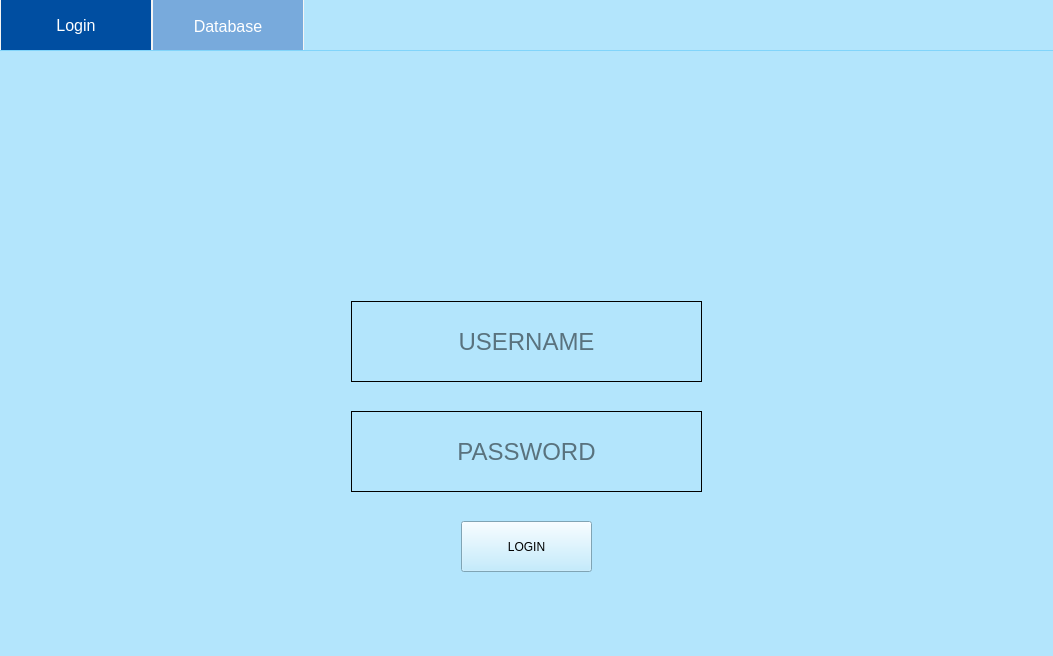
<?xml version="1.0" encoding="UTF-8"?>
<ui version="4.0">
 <class>MainWindow</class>
 <widget class="QMainWindow" name="MainWindow">
  <property name="geometry">
   <rect>
    <x>0</x>
    <y>0</y>
    <width>1053</width>
    <height>656</height>
   </rect>
  </property>
  <property name="minimumSize">
   <size>
    <width>1053</width>
    <height>656</height>
   </size>
  </property>
  <property name="maximumSize">
   <size>
    <width>1053</width>
    <height>656</height>
   </size>
  </property>
  <property name="windowTitle">
   <string>MainWindow</string>
  </property>
  <property name="windowOpacity">
   <double>1.000000000000000</double>
  </property>
  <property name="styleSheet">
   <string notr="true">background-color: #B3E5FC;</string>
  </property>
  <widget class="QWidget" name="Main">
   <widget class="QTabWidget" name="tabWidget">
    <property name="geometry">
     <rect>
      <x>0</x>
      <y>0</y>
      <width>1053</width>
      <height>656</height>
     </rect>
    </property>
    <property name="autoFillBackground">
     <bool>false</bool>
    </property>
    <property name="styleSheet">
     <string notr="true">QWidget{
		background:#B3E5FC;
}
QTabBar::tab {
		border: 1px solid rgb(244, 244, 244);
		border-top:none;
		border-bottom: none;
		color: white;
		background: rgb(120, 170, 220);
		height: 50px;
		width: 150px;
		min-width: 85px;
		font-size:12pt;
}
QTabBar::tab:hover {
		background: rgb(0, 78, 161);
}
QTabBar::tab:selected {
		color: white;
		background: rgb(0, 78, 161);
}
QLineEdit{
		border: 1px solid black;
		background:transparent;
		selection-background-color: black;
		font-size:18pt;
}
QTabWidget::pane
{
		border-top:1px solid #81D4FA;
}

</string>
    </property>
    <property name="currentIndex">
     <number>0</number>
    </property>
    <property name="usesScrollButtons">
     <bool>false</bool>
    </property>
    <widget class="QWidget" name="tab_1">
     <property name="styleSheet">
      <string notr="true"/>
     </property>
     <attribute name="title">
      <string>Login</string>
     </attribute>
     <widget class="QLineEdit" name="username">
      <property name="geometry">
       <rect>
        <x>351</x>
        <y>250</y>
        <width>351</width>
        <height>81</height>
       </rect>
      </property>
      <property name="mouseTracking">
       <bool>true</bool>
      </property>
      <property name="focusPolicy">
       <enum>Qt::ClickFocus</enum>
      </property>
      <property name="styleSheet">
       <string notr="true"/>
      </property>
      <property name="text">
       <string/>
      </property>
      <property name="alignment">
       <set>Qt::AlignCenter</set>
      </property>
      <property name="placeholderText">
       <string>USERNAME</string>
      </property>
     </widget>
     <widget class="QLineEdit" name="password">
      <property name="geometry">
       <rect>
        <x>351</x>
        <y>360</y>
        <width>351</width>
        <height>81</height>
       </rect>
      </property>
      <property name="mouseTracking">
       <bool>true</bool>
      </property>
      <property name="focusPolicy">
       <enum>Qt::ClickFocus</enum>
      </property>
      <property name="text">
       <string/>
      </property>
      <property name="echoMode">
       <enum>QLineEdit::Password</enum>
      </property>
      <property name="alignment">
       <set>Qt::AlignCenter</set>
      </property>
      <property name="placeholderText">
       <string>PASSWORD</string>
      </property>
     </widget>
     <widget class="QPushButton" name="submit">
      <property name="geometry">
       <rect>
        <x>461</x>
        <y>470</y>
        <width>131</width>
        <height>51</height>
       </rect>
      </property>
      <property name="focusPolicy">
       <enum>Qt::ClickFocus</enum>
      </property>
      <property name="text">
       <string>LOGIN</string>
      </property>
     </widget>
     <widget class="QLabel" name="avatar">
      <property name="geometry">
       <rect>
        <x>456</x>
        <y>90</y>
        <width>141</width>
        <height>131</height>
       </rect>
      </property>
      <property name="styleSheet">
       <string notr="true">border:none;
</string>
      </property>
      <property name="text">
       <string/>
      </property>
      <property name="scaledContents">
       <bool>true</bool>
      </property>
     </widget>
    </widget>
    <widget class="QWidget" name="tab_2">
     <property name="font">
      <font>
       <family>Agency FB</family>
       <pointsize>8</pointsize>
      </font>
     </property>
     <property name="styleSheet">
      <string notr="true">QTableWidget
{
	background-color:rgb(206, 206, 206);
}</string>
     </property>
     <attribute name="title">
      <string>Database</string>
     </attribute>
     <widget class="QTableWidget" name="grant">
      <property name="geometry">
       <rect>
        <x>0</x>
        <y>100</y>
        <width>1047</width>
        <height>501</height>
       </rect>
      </property>
      <property name="font">
       <font>
        <pointsize>12</pointsize>
       </font>
      </property>
      <property name="styleSheet">
       <string notr="true">QHeaderView::section{
	border:1px solid black;
	font-size:10pt;
	height:40px;
}</string>
      </property>
      <property name="frameShape">
       <enum>QFrame::StyledPanel</enum>
      </property>
      <property name="frameShadow">
       <enum>QFrame::Sunken</enum>
      </property>
      <property name="lineWidth">
       <number>1</number>
      </property>
      <property name="horizontalScrollBarPolicy">
       <enum>Qt::ScrollBarAlwaysOff</enum>
      </property>
      <property name="autoScroll">
       <bool>true</bool>
      </property>
      <property name="alternatingRowColors">
       <bool>true</bool>
      </property>
      <property name="selectionMode">
       <enum>QAbstractItemView::SingleSelection</enum>
      </property>
      <property name="selectionBehavior">
       <enum>QAbstractItemView::SelectRows</enum>
      </property>
      <property name="textElideMode">
       <enum>Qt::ElideLeft</enum>
      </property>
      <property name="horizontalScrollMode">
       <enum>QAbstractItemView::ScrollPerItem</enum>
      </property>
      <property name="gridStyle">
       <enum>Qt::SolidLine</enum>
      </property>
      <property name="sortingEnabled">
       <bool>true</bool>
      </property>
      <property name="cornerButtonEnabled">
       <bool>true</bool>
      </property>
      <property name="rowCount">
       <number>0</number>
      </property>
      <property name="columnCount">
       <number>5</number>
      </property>
      <attribute name="horizontalHeaderVisible">
       <bool>false</bool>
      </attribute>
      <attribute name="horizontalHeaderCascadingSectionResizes">
       <bool>false</bool>
      </attribute>
      <attribute name="horizontalHeaderMinimumSectionSize">
       <number>31</number>
      </attribute>
      <attribute name="horizontalHeaderDefaultSectionSize">
       <number>210</number>
      </attribute>
      <attribute name="horizontalHeaderHighlightSections">
       <bool>false</bool>
      </attribute>
      <attribute name="horizontalHeaderShowSortIndicator" stdset="0">
       <bool>true</bool>
      </attribute>
      <attribute name="horizontalHeaderStretchLastSection">
       <bool>false</bool>
      </attribute>
      <attribute name="verticalHeaderVisible">
       <bool>false</bool>
      </attribute>
      <attribute name="verticalHeaderHighlightSections">
       <bool>false</bool>
      </attribute>
      <attribute name="verticalHeaderStretchLastSection">
       <bool>false</bool>
      </attribute>
      <column>
       <property name="text">
        <string>Username</string>
       </property>
      </column>
      <column>
       <property name="text">
        <string>Tablename</string>
       </property>
      </column>
      <column>
       <property name="text">
        <string>Readable</string>
       </property>
      </column>
      <column>
       <property name="text">
        <string>Writable</string>
       </property>
      </column>
      <column>
       <property name="text">
        <string>Deletable</string>
       </property>
      </column>
     </widget>
     <widget class="QPushButton" name="add">
      <property name="geometry">
       <rect>
        <x>470</x>
        <y>0</y>
        <width>131</width>
        <height>51</height>
       </rect>
      </property>
      <property name="text">
       <string>Add Item</string>
      </property>
     </widget>
     <widget class="QPushButton" name="del">
      <property name="geometry">
       <rect>
        <x>900</x>
        <y>0</y>
        <width>131</width>
        <height>51</height>
       </rect>
      </property>
      <property name="text">
       <string>Delete Item</string>
      </property>
     </widget>
     <widget class="QComboBox" name="comboBox">
      <property name="geometry">
       <rect>
        <x>0</x>
        <y>0</y>
        <width>131</width>
        <height>51</height>
       </rect>
      </property>
     </widget>
     <widget class="QTableWidget" name="staff">
      <property name="geometry">
       <rect>
        <x>0</x>
        <y>100</y>
        <width>1047</width>
        <height>501</height>
       </rect>
      </property>
      <property name="font">
       <font>
        <pointsize>12</pointsize>
       </font>
      </property>
      <property name="styleSheet">
       <string notr="true">QHeaderView::section{
	border:1px solid black;
	font-size:10pt;
	height:40px;
}</string>
      </property>
      <property name="frameShape">
       <enum>QFrame::StyledPanel</enum>
      </property>
      <property name="frameShadow">
       <enum>QFrame::Sunken</enum>
      </property>
      <property name="lineWidth">
       <number>1</number>
      </property>
      <property name="horizontalScrollBarPolicy">
       <enum>Qt::ScrollBarAlwaysOff</enum>
      </property>
      <property name="autoScroll">
       <bool>true</bool>
      </property>
      <property name="alternatingRowColors">
       <bool>true</bool>
      </property>
      <property name="selectionMode">
       <enum>QAbstractItemView::SingleSelection</enum>
      </property>
      <property name="selectionBehavior">
       <enum>QAbstractItemView::SelectRows</enum>
      </property>
      <property name="textElideMode">
       <enum>Qt::ElideLeft</enum>
      </property>
      <property name="horizontalScrollMode">
       <enum>QAbstractItemView::ScrollPerItem</enum>
      </property>
      <property name="gridStyle">
       <enum>Qt::SolidLine</enum>
      </property>
      <property name="sortingEnabled">
       <bool>true</bool>
      </property>
      <property name="cornerButtonEnabled">
       <bool>true</bool>
      </property>
      <property name="rowCount">
       <number>0</number>
      </property>
      <property name="columnCount">
       <number>2</number>
      </property>
      <attribute name="horizontalHeaderVisible">
       <bool>false</bool>
      </attribute>
      <attribute name="horizontalHeaderCascadingSectionResizes">
       <bool>false</bool>
      </attribute>
      <attribute name="horizontalHeaderMinimumSectionSize">
       <number>31</number>
      </attribute>
      <attribute name="horizontalHeaderDefaultSectionSize">
       <number>523</number>
      </attribute>
      <attribute name="horizontalHeaderHighlightSections">
       <bool>false</bool>
      </attribute>
      <attribute name="horizontalHeaderShowSortIndicator" stdset="0">
       <bool>true</bool>
      </attribute>
      <attribute name="horizontalHeaderStretchLastSection">
       <bool>false</bool>
      </attribute>
      <attribute name="verticalHeaderVisible">
       <bool>false</bool>
      </attribute>
      <attribute name="verticalHeaderHighlightSections">
       <bool>false</bool>
      </attribute>
      <attribute name="verticalHeaderStretchLastSection">
       <bool>false</bool>
      </attribute>
      <column>
       <property name="text">
        <string>StaffID</string>
       </property>
      </column>
      <column>
       <property name="text">
        <string>Name</string>
       </property>
      </column>
     </widget>
     <widget class="QTableWidget" name="supplier">
      <property name="geometry">
       <rect>
        <x>0</x>
        <y>100</y>
        <width>1047</width>
        <height>501</height>
       </rect>
      </property>
      <property name="font">
       <font>
        <pointsize>12</pointsize>
       </font>
      </property>
      <property name="styleSheet">
       <string notr="true">QHeaderView::section{
	border:1px solid black;
	font-size:10pt;
	height:40px;
}</string>
      </property>
      <property name="frameShape">
       <enum>QFrame::StyledPanel</enum>
      </property>
      <property name="frameShadow">
       <enum>QFrame::Sunken</enum>
      </property>
      <property name="lineWidth">
       <number>1</number>
      </property>
      <property name="horizontalScrollBarPolicy">
       <enum>Qt::ScrollBarAlwaysOff</enum>
      </property>
      <property name="autoScroll">
       <bool>true</bool>
      </property>
      <property name="alternatingRowColors">
       <bool>true</bool>
      </property>
      <property name="selectionMode">
       <enum>QAbstractItemView::SingleSelection</enum>
      </property>
      <property name="selectionBehavior">
       <enum>QAbstractItemView::SelectRows</enum>
      </property>
      <property name="textElideMode">
       <enum>Qt::ElideLeft</enum>
      </property>
      <property name="horizontalScrollMode">
       <enum>QAbstractItemView::ScrollPerItem</enum>
      </property>
      <property name="gridStyle">
       <enum>Qt::SolidLine</enum>
      </property>
      <property name="sortingEnabled">
       <bool>true</bool>
      </property>
      <property name="cornerButtonEnabled">
       <bool>true</bool>
      </property>
      <property name="rowCount">
       <number>0</number>
      </property>
      <property name="columnCount">
       <number>4</number>
      </property>
      <attribute name="horizontalHeaderVisible">
       <bool>false</bool>
      </attribute>
      <attribute name="horizontalHeaderCascadingSectionResizes">
       <bool>false</bool>
      </attribute>
      <attribute name="horizontalHeaderMinimumSectionSize">
       <number>31</number>
      </attribute>
      <attribute name="horizontalHeaderDefaultSectionSize">
       <number>262</number>
      </attribute>
      <attribute name="horizontalHeaderHighlightSections">
       <bool>false</bool>
      </attribute>
      <attribute name="horizontalHeaderShowSortIndicator" stdset="0">
       <bool>true</bool>
      </attribute>
      <attribute name="horizontalHeaderStretchLastSection">
       <bool>false</bool>
      </attribute>
      <attribute name="verticalHeaderVisible">
       <bool>false</bool>
      </attribute>
      <attribute name="verticalHeaderHighlightSections">
       <bool>false</bool>
      </attribute>
      <attribute name="verticalHeaderStretchLastSection">
       <bool>false</bool>
      </attribute>
      <column>
       <property name="text">
        <string>SupplierID</string>
       </property>
      </column>
      <column>
       <property name="text">
        <string>Name</string>
       </property>
      </column>
      <column>
       <property name="text">
        <string>Phone</string>
       </property>
      </column>
      <column>
       <property name="text">
        <string>City</string>
       </property>
      </column>
     </widget>
     <widget class="QTableWidget" name="warehouse">
      <property name="geometry">
       <rect>
        <x>0</x>
        <y>100</y>
        <width>1047</width>
        <height>501</height>
       </rect>
      </property>
      <property name="font">
       <font>
        <pointsize>12</pointsize>
       </font>
      </property>
      <property name="styleSheet">
       <string notr="true">QHeaderView::section{
	border:1px solid black;
	font-size:10pt;
	height:40px;
}</string>
      </property>
      <property name="frameShape">
       <enum>QFrame::StyledPanel</enum>
      </property>
      <property name="frameShadow">
       <enum>QFrame::Sunken</enum>
      </property>
      <property name="lineWidth">
       <number>1</number>
      </property>
      <property name="horizontalScrollBarPolicy">
       <enum>Qt::ScrollBarAlwaysOff</enum>
      </property>
      <property name="autoScroll">
       <bool>true</bool>
      </property>
      <property name="alternatingRowColors">
       <bool>true</bool>
      </property>
      <property name="selectionMode">
       <enum>QAbstractItemView::SingleSelection</enum>
      </property>
      <property name="selectionBehavior">
       <enum>QAbstractItemView::SelectRows</enum>
      </property>
      <property name="textElideMode">
       <enum>Qt::ElideLeft</enum>
      </property>
      <property name="horizontalScrollMode">
       <enum>QAbstractItemView::ScrollPerItem</enum>
      </property>
      <property name="gridStyle">
       <enum>Qt::SolidLine</enum>
      </property>
      <property name="sortingEnabled">
       <bool>true</bool>
      </property>
      <property name="cornerButtonEnabled">
       <bool>true</bool>
      </property>
      <property name="rowCount">
       <number>0</number>
      </property>
      <property name="columnCount">
       <number>3</number>
      </property>
      <attribute name="horizontalHeaderVisible">
       <bool>false</bool>
      </attribute>
      <attribute name="horizontalHeaderCascadingSectionResizes">
       <bool>false</bool>
      </attribute>
      <attribute name="horizontalHeaderMinimumSectionSize">
       <number>31</number>
      </attribute>
      <attribute name="horizontalHeaderDefaultSectionSize">
       <number>348</number>
      </attribute>
      <attribute name="horizontalHeaderHighlightSections">
       <bool>false</bool>
      </attribute>
      <attribute name="horizontalHeaderShowSortIndicator" stdset="0">
       <bool>true</bool>
      </attribute>
      <attribute name="horizontalHeaderStretchLastSection">
       <bool>false</bool>
      </attribute>
      <attribute name="verticalHeaderVisible">
       <bool>false</bool>
      </attribute>
      <attribute name="verticalHeaderHighlightSections">
       <bool>false</bool>
      </attribute>
      <attribute name="verticalHeaderStretchLastSection">
       <bool>false</bool>
      </attribute>
      <column>
       <property name="text">
        <string>MedicineID</string>
       </property>
      </column>
      <column>
       <property name="text">
        <string>MedicineName</string>
       </property>
      </column>
      <column>
       <property name="text">
        <string>StockNum</string>
       </property>
      </column>
     </widget>
     <widget class="QTableWidget" name="sales">
      <property name="geometry">
       <rect>
        <x>0</x>
        <y>100</y>
        <width>1047</width>
        <height>501</height>
       </rect>
      </property>
      <property name="font">
       <font>
        <pointsize>12</pointsize>
       </font>
      </property>
      <property name="styleSheet">
       <string notr="true">QHeaderView::section{
	border:1px solid black;
	font-size:10pt;
	height:40px;
}</string>
      </property>
      <property name="frameShape">
       <enum>QFrame::StyledPanel</enum>
      </property>
      <property name="frameShadow">
       <enum>QFrame::Sunken</enum>
      </property>
      <property name="lineWidth">
       <number>1</number>
      </property>
      <property name="horizontalScrollBarPolicy">
       <enum>Qt::ScrollBarAlwaysOff</enum>
      </property>
      <property name="autoScroll">
       <bool>true</bool>
      </property>
      <property name="alternatingRowColors">
       <bool>true</bool>
      </property>
      <property name="selectionMode">
       <enum>QAbstractItemView::SingleSelection</enum>
      </property>
      <property name="selectionBehavior">
       <enum>QAbstractItemView::SelectRows</enum>
      </property>
      <property name="textElideMode">
       <enum>Qt::ElideLeft</enum>
      </property>
      <property name="horizontalScrollMode">
       <enum>QAbstractItemView::ScrollPerItem</enum>
      </property>
      <property name="gridStyle">
       <enum>Qt::SolidLine</enum>
      </property>
      <property name="sortingEnabled">
       <bool>true</bool>
      </property>
      <property name="cornerButtonEnabled">
       <bool>true</bool>
      </property>
      <property name="rowCount">
       <number>0</number>
      </property>
      <property name="columnCount">
       <number>7</number>
      </property>
      <attribute name="horizontalHeaderVisible">
       <bool>false</bool>
      </attribute>
      <attribute name="horizontalHeaderCascadingSectionResizes">
       <bool>false</bool>
      </attribute>
      <attribute name="horizontalHeaderMinimumSectionSize">
       <number>31</number>
      </attribute>
      <attribute name="horizontalHeaderDefaultSectionSize">
       <number>150</number>
      </attribute>
      <attribute name="horizontalHeaderHighlightSections">
       <bool>false</bool>
      </attribute>
      <attribute name="horizontalHeaderShowSortIndicator" stdset="0">
       <bool>true</bool>
      </attribute>
      <attribute name="horizontalHeaderStretchLastSection">
       <bool>false</bool>
      </attribute>
      <attribute name="verticalHeaderVisible">
       <bool>false</bool>
      </attribute>
      <attribute name="verticalHeaderHighlightSections">
       <bool>false</bool>
      </attribute>
      <attribute name="verticalHeaderStretchLastSection">
       <bool>false</bool>
      </attribute>
      <column>
       <property name="text">
        <string>MedicineID</string>
       </property>
      </column>
      <column>
       <property name="text">
        <string>MedicineName</string>
       </property>
      </column>
      <column>
       <property name="text">
        <string>StaffID</string>
       </property>
      </column>
      <column>
       <property name="text">
        <string>StaffName</string>
       </property>
      </column>
      <column>
       <property name="text">
        <string>ClientID</string>
       </property>
      </column>
      <column>
       <property name="text">
        <string>ClientName</string>
       </property>
      </column>
      <column>
       <property name="text">
        <string>Date</string>
       </property>
      </column>
     </widget>
     <widget class="QTableWidget" name="medicine">
      <property name="geometry">
       <rect>
        <x>0</x>
        <y>100</y>
        <width>1047</width>
        <height>501</height>
       </rect>
      </property>
      <property name="font">
       <font>
        <pointsize>12</pointsize>
       </font>
      </property>
      <property name="styleSheet">
       <string notr="true">QHeaderView::section{
	border:1px solid black;
	font-size:10pt;
	height:40px;
}</string>
      </property>
      <property name="frameShape">
       <enum>QFrame::StyledPanel</enum>
      </property>
      <property name="frameShadow">
       <enum>QFrame::Sunken</enum>
      </property>
      <property name="lineWidth">
       <number>1</number>
      </property>
      <property name="horizontalScrollBarPolicy">
       <enum>Qt::ScrollBarAlwaysOff</enum>
      </property>
      <property name="autoScroll">
       <bool>true</bool>
      </property>
      <property name="alternatingRowColors">
       <bool>true</bool>
      </property>
      <property name="selectionMode">
       <enum>QAbstractItemView::SingleSelection</enum>
      </property>
      <property name="selectionBehavior">
       <enum>QAbstractItemView::SelectRows</enum>
      </property>
      <property name="textElideMode">
       <enum>Qt::ElideLeft</enum>
      </property>
      <property name="horizontalScrollMode">
       <enum>QAbstractItemView::ScrollPerItem</enum>
      </property>
      <property name="gridStyle">
       <enum>Qt::SolidLine</enum>
      </property>
      <property name="sortingEnabled">
       <bool>true</bool>
      </property>
      <property name="cornerButtonEnabled">
       <bool>true</bool>
      </property>
      <property name="rowCount">
       <number>0</number>
      </property>
      <property name="columnCount">
       <number>6</number>
      </property>
      <attribute name="horizontalHeaderVisible">
       <bool>false</bool>
      </attribute>
      <attribute name="horizontalHeaderCascadingSectionResizes">
       <bool>false</bool>
      </attribute>
      <attribute name="horizontalHeaderMinimumSectionSize">
       <number>31</number>
      </attribute>
      <attribute name="horizontalHeaderDefaultSectionSize">
       <number>175</number>
      </attribute>
      <attribute name="horizontalHeaderHighlightSections">
       <bool>false</bool>
      </attribute>
      <attribute name="horizontalHeaderShowSortIndicator" stdset="0">
       <bool>true</bool>
      </attribute>
      <attribute name="horizontalHeaderStretchLastSection">
       <bool>false</bool>
      </attribute>
      <attribute name="verticalHeaderVisible">
       <bool>false</bool>
      </attribute>
      <attribute name="verticalHeaderHighlightSections">
       <bool>false</bool>
      </attribute>
      <attribute name="verticalHeaderStretchLastSection">
       <bool>false</bool>
      </attribute>
      <column>
       <property name="text">
        <string>MedicineID</string>
       </property>
      </column>
      <column>
       <property name="text">
        <string>Name</string>
       </property>
      </column>
      <column>
       <property name="text">
        <string>SalesPrice</string>
       </property>
      </column>
      <column>
       <property name="text">
        <string>PurchasePrice</string>
       </property>
      </column>
      <column>
       <property name="text">
        <string>SupplierID</string>
       </property>
      </column>
      <column>
       <property name="text">
        <string>SupplierName</string>
       </property>
      </column>
     </widget>
     <widget class="QTableWidget" name="user">
      <property name="geometry">
       <rect>
        <x>0</x>
        <y>100</y>
        <width>1047</width>
        <height>501</height>
       </rect>
      </property>
      <property name="font">
       <font>
        <pointsize>12</pointsize>
       </font>
      </property>
      <property name="styleSheet">
       <string notr="true">QHeaderView::section{
	border:1px solid black;
	font-size:10pt;
	height:40px;
}</string>
      </property>
      <property name="frameShape">
       <enum>QFrame::StyledPanel</enum>
      </property>
      <property name="frameShadow">
       <enum>QFrame::Sunken</enum>
      </property>
      <property name="lineWidth">
       <number>1</number>
      </property>
      <property name="horizontalScrollBarPolicy">
       <enum>Qt::ScrollBarAlwaysOff</enum>
      </property>
      <property name="autoScroll">
       <bool>true</bool>
      </property>
      <property name="alternatingRowColors">
       <bool>true</bool>
      </property>
      <property name="selectionMode">
       <enum>QAbstractItemView::SingleSelection</enum>
      </property>
      <property name="selectionBehavior">
       <enum>QAbstractItemView::SelectRows</enum>
      </property>
      <property name="textElideMode">
       <enum>Qt::ElideLeft</enum>
      </property>
      <property name="horizontalScrollMode">
       <enum>QAbstractItemView::ScrollPerItem</enum>
      </property>
      <property name="gridStyle">
       <enum>Qt::SolidLine</enum>
      </property>
      <property name="sortingEnabled">
       <bool>true</bool>
      </property>
      <property name="cornerButtonEnabled">
       <bool>true</bool>
      </property>
      <property name="rowCount">
       <number>0</number>
      </property>
      <property name="columnCount">
       <number>2</number>
      </property>
      <attribute name="horizontalHeaderVisible">
       <bool>false</bool>
      </attribute>
      <attribute name="horizontalHeaderCascadingSectionResizes">
       <bool>false</bool>
      </attribute>
      <attribute name="horizontalHeaderMinimumSectionSize">
       <number>31</number>
      </attribute>
      <attribute name="horizontalHeaderDefaultSectionSize">
       <number>523</number>
      </attribute>
      <attribute name="horizontalHeaderHighlightSections">
       <bool>false</bool>
      </attribute>
      <attribute name="horizontalHeaderShowSortIndicator" stdset="0">
       <bool>true</bool>
      </attribute>
      <attribute name="horizontalHeaderStretchLastSection">
       <bool>false</bool>
      </attribute>
      <attribute name="verticalHeaderVisible">
       <bool>false</bool>
      </attribute>
      <attribute name="verticalHeaderHighlightSections">
       <bool>false</bool>
      </attribute>
      <attribute name="verticalHeaderStretchLastSection">
       <bool>false</bool>
      </attribute>
      <column>
       <property name="text">
        <string>Username</string>
       </property>
      </column>
      <column>
       <property name="text">
        <string>Password</string>
       </property>
      </column>
     </widget>
     <widget class="QPushButton" name="query">
      <property name="geometry">
       <rect>
        <x>240</x>
        <y>0</y>
        <width>131</width>
        <height>51</height>
       </rect>
      </property>
      <property name="text">
       <string>Query</string>
      </property>
     </widget>
     <widget class="QTableWidget" name="client">
      <property name="geometry">
       <rect>
        <x>0</x>
        <y>100</y>
        <width>1047</width>
        <height>501</height>
       </rect>
      </property>
      <property name="font">
       <font>
        <pointsize>12</pointsize>
       </font>
      </property>
      <property name="styleSheet">
       <string notr="true">QHeaderView::section{
	border:1px solid black;
	font-size:10pt;
	height:40px;
}</string>
      </property>
      <property name="frameShape">
       <enum>QFrame::StyledPanel</enum>
      </property>
      <property name="frameShadow">
       <enum>QFrame::Sunken</enum>
      </property>
      <property name="lineWidth">
       <number>1</number>
      </property>
      <property name="horizontalScrollBarPolicy">
       <enum>Qt::ScrollBarAlwaysOff</enum>
      </property>
      <property name="autoScroll">
       <bool>true</bool>
      </property>
      <property name="alternatingRowColors">
       <bool>true</bool>
      </property>
      <property name="selectionMode">
       <enum>QAbstractItemView::SingleSelection</enum>
      </property>
      <property name="selectionBehavior">
       <enum>QAbstractItemView::SelectRows</enum>
      </property>
      <property name="textElideMode">
       <enum>Qt::ElideLeft</enum>
      </property>
      <property name="horizontalScrollMode">
       <enum>QAbstractItemView::ScrollPerItem</enum>
      </property>
      <property name="gridStyle">
       <enum>Qt::SolidLine</enum>
      </property>
      <property name="sortingEnabled">
       <bool>true</bool>
      </property>
      <property name="cornerButtonEnabled">
       <bool>true</bool>
      </property>
      <property name="rowCount">
       <number>0</number>
      </property>
      <property name="columnCount">
       <number>3</number>
      </property>
      <attribute name="horizontalHeaderVisible">
       <bool>false</bool>
      </attribute>
      <attribute name="horizontalHeaderCascadingSectionResizes">
       <bool>false</bool>
      </attribute>
      <attribute name="horizontalHeaderMinimumSectionSize">
       <number>31</number>
      </attribute>
      <attribute name="horizontalHeaderDefaultSectionSize">
       <number>349</number>
      </attribute>
      <attribute name="horizontalHeaderHighlightSections">
       <bool>false</bool>
      </attribute>
      <attribute name="horizontalHeaderShowSortIndicator" stdset="0">
       <bool>true</bool>
      </attribute>
      <attribute name="horizontalHeaderStretchLastSection">
       <bool>false</bool>
      </attribute>
      <attribute name="verticalHeaderVisible">
       <bool>false</bool>
      </attribute>
      <attribute name="verticalHeaderHighlightSections">
       <bool>false</bool>
      </attribute>
      <attribute name="verticalHeaderStretchLastSection">
       <bool>false</bool>
      </attribute>
      <column>
       <property name="text">
        <string>ClientID</string>
       </property>
      </column>
      <column>
       <property name="text">
        <string>Name</string>
       </property>
      </column>
      <column>
       <property name="text">
        <string>Phone</string>
       </property>
      </column>
     </widget>
     <widget class="QPushButton" name="add_ok">
      <property name="geometry">
       <rect>
        <x>710</x>
        <y>0</y>
        <width>131</width>
        <height>51</height>
       </rect>
      </property>
      <property name="text">
       <string>Add Item Finish</string>
      </property>
     </widget>
     <widget class="QLineEdit" name="filter">
      <property name="geometry">
       <rect>
        <x>2</x>
        <y>60</y>
        <width>901</width>
        <height>41</height>
       </rect>
      </property>
      <property name="styleSheet">
       <string notr="true">border:1px solid black;
background-color:white;</string>
      </property>
      <property name="placeholderText">
       <string>FILTER</string>
      </property>
     </widget>
     <widget class="QPushButton" name="select">
      <property name="geometry">
       <rect>
        <x>910</x>
        <y>60</y>
        <width>111</width>
        <height>41</height>
       </rect>
      </property>
      <property name="text">
       <string>SEARCH</string>
      </property>
     </widget>
     <zorder>add</zorder>
     <zorder>del</zorder>
     <zorder>comboBox</zorder>
     <zorder>grant</zorder>
     <zorder>staff</zorder>
     <zorder>supplier</zorder>
     <zorder>user</zorder>
     <zorder>query</zorder>
     <zorder>sales</zorder>
     <zorder>warehouse</zorder>
     <zorder>medicine</zorder>
     <zorder>add_ok</zorder>
     <zorder>client</zorder>
     <zorder>filter</zorder>
     <zorder>select</zorder>
    </widget>
   </widget>
  </widget>
 </widget>
 <layoutdefault spacing="6" margin="11"/>
 <resources/>
 <connections/>
</ui>
